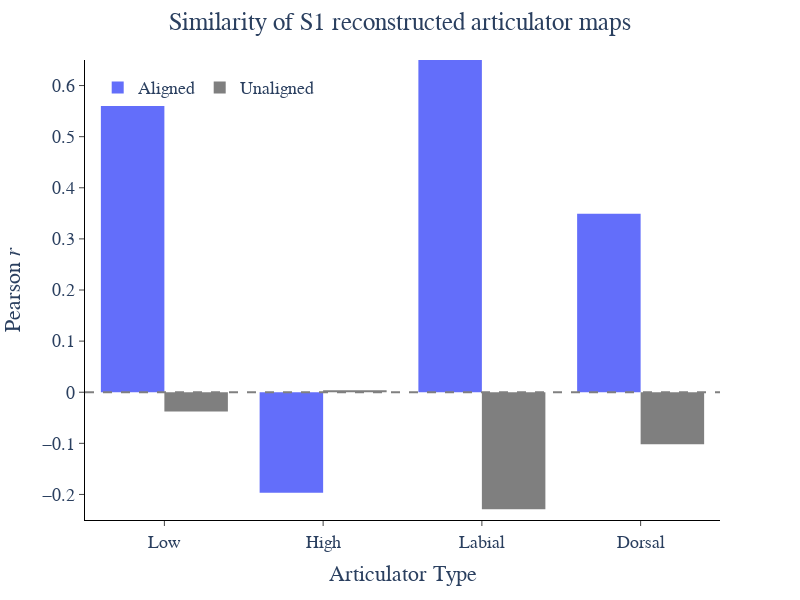

Write notebook code for a chart like this one.
### Code cell
fig = px.histogram(artic_sim_full_S1_df, x='Articulator', y="Cosine Similarity", color='Type', barmode='group', width=800, height=600, color_discrete_sequence=[px_colors[0], '#7F7F7F'])

fig.add_hline(y=0, line_dash='dash', line_color='grey')
fig.update_layout(
    plot_bgcolor='white',
    legend=dict(
        orientation='h',
        yanchor='top',
        y=0.98,
        xanchor='left',
        x=0.02,
        title_text=''
    ),
    title_text='Similarity of S1 reconstructed articulator maps',
    title_x=0.5,
    font=dict(size=18, family='Arial')
)
fig.update_xaxes(
    title='Articulator Type',
    mirror=False,
    ticks='outside',
    showline=True,
    linecolor='black',
    showgrid=False,
)
fig.update_yaxes(
    title='Pearson <i>r</i>',
    mirror=False,
    ticks='outside',
    showline=True,
    linecolor='black',
    showgrid=False,
    range=[-0.25, 0.65],
)

fig.show()

### Figure 1 — Plotly figure (JSON) as saved in the notebook; plotly's stock layout.template omitted (floating-point values rounded to 4 significant figures)
{"data": [{"alignmentgroup": "True", "bingroup": "x", "histfunc": "sum", "hovertemplate": "Type=Aligned<br>Articulator=%{x}<br>sum of Cosine Similarity=%{y}<extra></extra>", "legendgroup": "Aligned", "marker": {"color": "#636EFA", "pattern": {"shape": ""}}, "name": "Aligned", "offsetgroup": "Aligned", "orientation": "v", "showlegend": true, "type": "histogram", "x": ["Low", "High", "Labial", "Dorsal"], "xaxis": "x", "y": [0.5823, -0.1968, 0.6872, 0.3493], "yaxis": "y"}, {"alignmentgroup": "True", "bingroup": "x", "histfunc": "sum", "hovertemplate": "Type=Unaligned<br>Articulator=%{x}<br>sum of Cosine Similarity=%{y}<extra></extra>", "legendgroup": "Unaligned", "marker": {"color": "#7F7F7F", "pattern": {"shape": ""}}, "name": "Unaligned", "offsetgroup": "Unaligned", "orientation": "v", "showlegend": true, "type": "histogram", "x": ["Low", "High", "Labial", "Dorsal"], "xaxis": "x", "y": [-0.03771, 0.003623, -0.2291, -0.1019], "yaxis": "y"}], "layout": {"barmode": "group", "font": {"family": "Arial", "size": 18}, "height": 600, "legend": {"orientation": "h", "title": {"text": ""}, "tracegroupgap": 0, "x": 0.02, "xanchor": "left", "y": 0.98, "yanchor": "top"}, "margin": {"t": 60}, "plot_bgcolor": "white", "shapes": [{"line": {"color": "grey", "dash": "dash"}, "type": "line", "x0": 0, "x1": 1, "xref": "x domain", "y0": 0, "y1": 0, "yref": "y"}], "title": {"text": "Similarity of S1 reconstructed articulator maps", "x": 0.5}, "width": 800, "xaxis": {"anchor": "y", "domain": [0, 1], "linecolor": "black", "mirror": false, "showgrid": false, "showline": true, "ticks": "outside", "title": {"text": "Articulator Type"}}, "yaxis": {"anchor": "x", "domain": [0, 1], "linecolor": "black", "mirror": false, "range": [-0.25, 0.65], "showgrid": false, "showline": true, "ticks": "outside", "title": {"text": "Pearson <i>r</i>"}}}}
